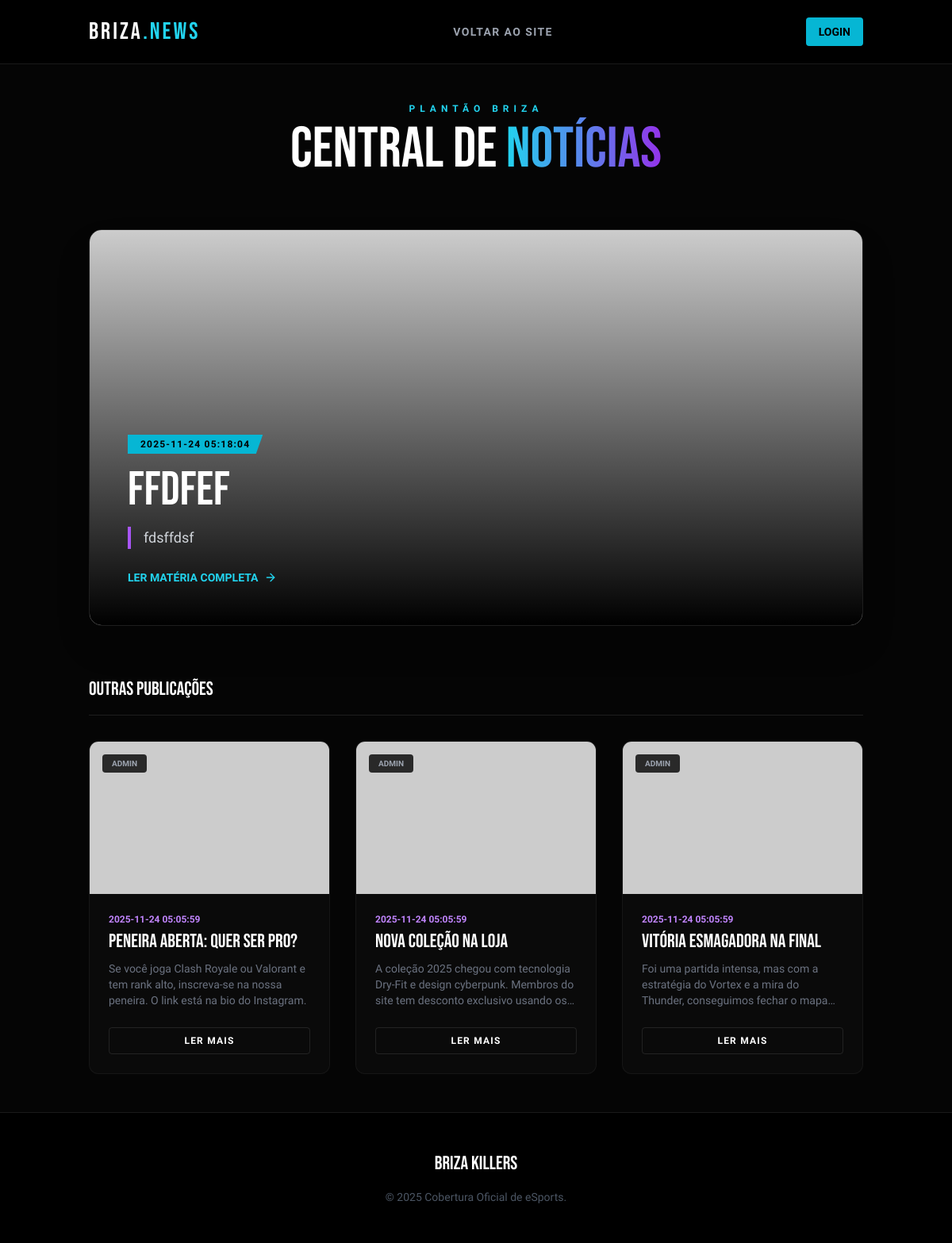
Before: /noticias with the older database file.
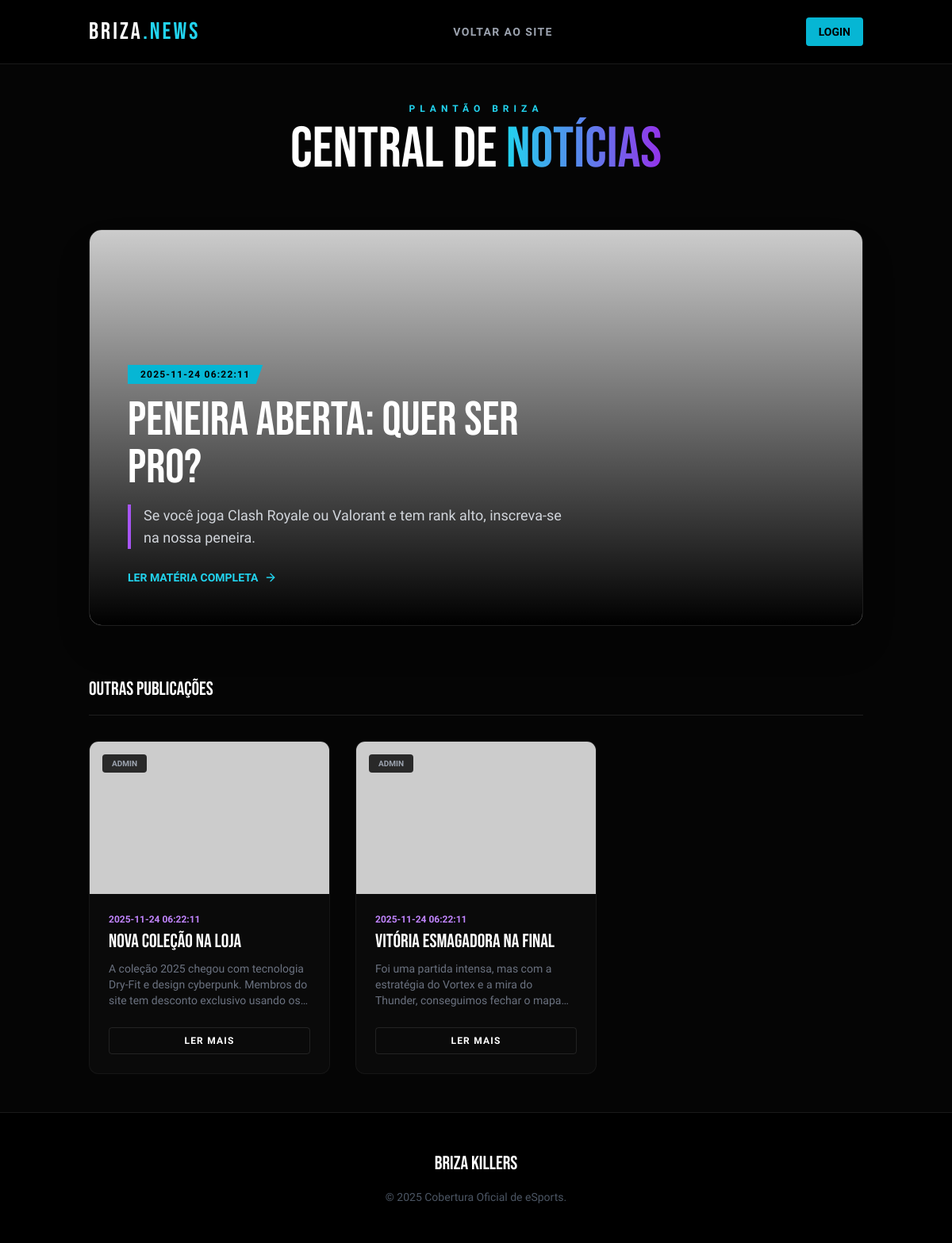
After: the same page with the newer database file.
### tables this page shows
CREATE TABLE noticias (
        id INTEGER PRIMARY KEY AUTOINCREMENT,
        titulo TEXT NOT NULL,
        resumo TEXT,
        conteudo TEXT,
        imagem_capa TEXT,
        autor TEXT DEFAULT 'Admin',
        data_postagem DATETIME DEFAULT CURRENT_TIMESTAMP
    );

### app.py (the view)
@app.route('/noticias')
def pagina_noticias():
    conn = get_db_connection()
    noticias = conn.execute('SELECT * FROM noticias ORDER BY id DESC').fetchall()
    usuario = None
    if 'usuario_id' in session:
        usuario = conn.execute('SELECT * FROM usuarios WHERE id = ?', (session['usuario_id'],)).fetchone()
    conn.close()
    return render_template('noticias.html', noticias=noticias, usuario=usuario)

### app.py (called while the page is built)
def get_db_connection():
    conn = sqlite3.connect(DB_NAME)
    conn.row_factory = sqlite3.Row
    return conn

### templates/noticias.html (shortened to what this page needs)
<!DOCTYPE html>
<html lang="pt-br">
<head>
    <script src="https://cdn.tailwindcss.com"></script>
</head>
<body class="min-h-screen flex flex-col bg-[url('https://www.transparenttextures.com/patterns/cubes.png')]">
    <header class="border-b border-white/10 bg-black/90 backdrop-blur sticky top-0 z-50">
        <div class="container mx-auto px-6 h-20 flex justify-between items-center">
            <a href="/" class="text-3xl font-bebas tracking-widest text-white">BRIZA<span class="text-cyan-400">.NEWS</span></a>
            <nav class="hidden md:flex gap-8 text-sm font-bold tracking-widest">
                <a href="/" class="text-gray-400 hover:text-white transition">VOLTAR AO SITE</a>
            </nav>
            <div class="flex items-center gap-6">
                {% if usuario %}
                <div class="flex items-center gap-2">
                    <img src="https://ui-avatars.com/api/?name={{ usuario.nome_completo }}&background=06b6d4&color=fff" class="w-8 h-8 rounded-full">
                    <span class="text-sm font-bold text-cyan-400">{{ usuario.nome_completo.split()[0] }}</span>
                </div>
                {% else %}
                <a href="/login" class="text-sm font-bold bg-cyan-500 text-black px-4 py-2 rounded hover:bg-cyan-400 transition">LOGIN</a>
                {% endif %}
            </div>
        </div>
    </header>
    <main class="container mx-auto px-6 py-12">
        <div class="text-center mb-16">
            <span class="text-cyan-400 tracking-[0.5em] text-xs font-bold uppercase mb-2 block animate-pulse">Plantão Briza</span>
            <h1 class="text-5xl md:text-7xl font-bebas text-white">CENTRAL DE <span class="text-transparent bg-clip-text bg-gradient-to-r from-cyan-400 to-purple-600">NOTÍCIAS</span></h1>
        </div>
        {% if noticias %}
            {% set destaque = noticias[0] %}
            <section class="mb-16 group cursor-pointer news-card">
                <div class="relative h-[500px] w-full rounded-2xl overflow-hidden border border-white/10 group-hover:border-cyan-500/50 transition shadow-2xl">
                    <img src="{{ destaque.imagem_capa }}" class="news-img w-full h-full object-cover" onerror="this.src='https://via.placeholder.com/1200x600/111/333?text=SEM+IMAGEM'">
                    <div class="absolute inset-0 bg-gradient-to-t from-black via-black/50 to-transparent"></div>
                    <div class="absolute bottom-0 left-0 p-8 md:p-12 w-full md:w-2/3">
                        <div class="date-tag bg-cyan-500 text-black font-bold text-xs px-4 py-1 inline-block mb-4 uppercase tracking-widest">
                            {{ destaque.data_postagem }}
                        </div>
                        <h2 class="text-4xl md:text-6xl font-bebas text-white mb-4 leading-tight group-hover:text-cyan-400 transition">
                            {{ destaque.titulo }}
                        </h2>
                        <p class="text-gray-300 text-lg line-clamp-2 border-l-4 border-purple-500 pl-4">
                            {{ destaque.conteudo }}
                        </p>
                        <div class="mt-6 flex items-center gap-2 text-sm font-bold text-cyan-400 group-hover:text-white transition">
                            LER MATÉRIA COMPLETA <i data-feather="arrow-right" class="w-4"></i>
                        </div>
                    </div>
                </div>
            </section>
            {% if noticias|length > 1 %}
            <h3 class="text-2xl font-bebas text-white mb-8 border-b border-white/10 pb-4">OUTRAS PUBLICAÇÕES</h3>
            <div class="grid grid-cols-1 md:grid-cols-2 lg:grid-cols-3 gap-8">
                {% for n in noticias[1:] %}
                <article class="bg-[#0a0a0a] rounded-xl overflow-hidden border border-white/5 hover:border-purple-500/50 transition group news-card flex flex-col h-full">
                    <div class="h-48 overflow-hidden relative">
                        <img src="{{ n.imagem_capa }}" class="news-img w-full h-full object-cover" onerror="this.src='https://via.placeholder.com/400x300/111/333?text=SEM+IMAGEM'">
                        <div class="absolute top-4 left-4 bg-black/80 backdrop-blur px-3 py-1 rounded text-[10px] font-bold uppercase text-gray-400">
                            {{ n.autor }}
                        </div>
                    </div>
                    <div class="p-6 flex-1 flex flex-col">
                        <div class="text-xs text-purple-400 font-bold mb-2 uppercase">{{ n.data_postagem }}</div>
                        <h4 class="text-2xl font-bebas text-white mb-3 leading-none group-hover:text-purple-400 transition">
                            {{ n.titulo }}
                        </h4>
                        <p class="text-gray-500 text-sm line-clamp-3 mb-6 flex-1">
                            {{ n.conteudo }}
                        </p>
                        <button class="w-full border border-white/10 text-white py-2 rounded hover:bg-white hover:text-black transition font-bold text-xs uppercase tracking-widest">
                            Ler Mais
                        </button>
                    </div>
                </article>
                {% endfor %}
            </div>
            {% endif %}
        {% else %}
            <div class="text-center py-32 border-2 border-dashed border-gray-800 rounded-2xl">
                <i data-feather="rss" class="w-20 h-20 mx-auto text-gray-700 mb-6"></i>
                <h2 class="text-3xl font-bebas text-gray-500">NENHUMA NOTÍCIA ENCONTRADA</h2>
                <p class="text-gray-600">Aguarde as atualizações do Admin.</p>
            </div>
        {% endif %}
    </main>
    <footer class="bg-black border-t border-white/10 py-12 mt-auto text-center">
        <div class="container mx-auto">
            <a href="/" class="text-2xl font-bebas text-white mb-4 block">BRIZA KILLERS</a>
            <p class="text-gray-600 text-sm">© 2025 Cobertura Oficial de eSports.</p>
        </div>
    </footer>
</body>
</html>

### templates/noticias.html (style rules this page uses)
body { font-family: 'Rajdhani', sans-serif; background-color: #050505; color: white; }
.font-bebas { font-family: 'Bebas Neue', cursive; }
.news-img { transition: transform 0.5s ease; }
.date-tag { clip-path: polygon(0 0, 100% 0, 95% 100%, 0% 100%); }

Changed rows visible on the page:
removed noticias: data_postagem "2025-11-24 05:18:04", titulo "ffdfef", conteudo "fdsffdsf"
no longer on one of the page's lists (row edited): noticias: autor "ADMIN", data_postagem "2025-11-24 05:05:59", titulo "PENEIRA ABERTA: QUER SER PRO?", conteudo "Se você joga Clash Royale ou Valorant e tem rank alto, inscreva-se na nossa peneira. O link está na bio do Instagram."
changed noticias "NOVA COLEÇÃO NA LOJA": data_postagem "2025-11-24 05:05:59" → "2025-11-24 06:22:11"
changed noticias "VITÓRIA ESMAGADORA NA FINAL": data_postagem "2025-11-24 05:05:59" → "2025-11-24 06:22:11"
Other visible differences:
{{ destaque.data_postagem }}: "2025-11-24 05:18:04" → "2025-11-24 06:22:11"
{{ destaque.titulo }}: "ffdfef" → "PENEIRA ABERTA: QUER SER PRO?"
{{ destaque.conteudo }}: "fdsffdsf" → "Se você joga Clash Royale ou Valorant e tem rank alto, inscreva-se na nossa peneira."
